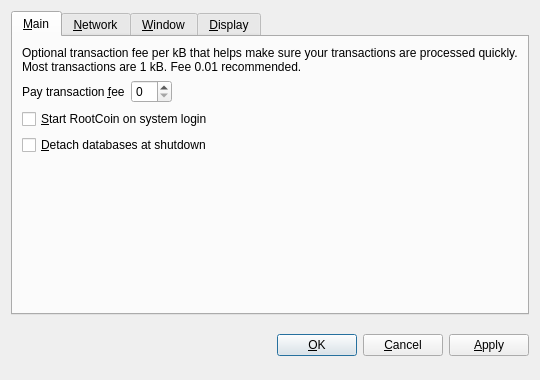
<?xml version="1.0" encoding="UTF-8"?>
<ui version="4.0">
 <class>OptionsDialog</class>
 <widget class="QDialog" name="OptionsDialog">
  <property name="geometry">
   <rect>
    <x>0</x>
    <y>0</y>
    <width>540</width>
    <height>380</height>
   </rect>
  </property>
  <property name="windowTitle">
   <string>Options</string>
  </property>
  <property name="modal">
   <bool>true</bool>
  </property>
  <layout class="QVBoxLayout" name="verticalLayout">
   <item>
    <widget class="QTabWidget" name="tabWidget">
     <property name="tabPosition">
      <enum>QTabWidget::North</enum>
     </property>
     <property name="currentIndex">
      <number>0</number>
     </property>
     <widget class="QWidget" name="tabMain">
      <attribute name="title">
       <string>&amp;Main</string>
      </attribute>
      <layout class="QVBoxLayout" name="verticalLayout_Main">
       <item>
        <widget class="QLabel" name="transactionFeeInfoLabel">
         <property name="text">
          <string>Optional transaction fee per kB that helps make sure your transactions are processed quickly. Most transactions are 1 kB. Fee 0.01 recommended.</string>
         </property>
         <property name="textFormat">
          <enum>Qt::PlainText</enum>
         </property>
         <property name="wordWrap">
          <bool>true</bool>
         </property>
        </widget>
       </item>
       <item>
        <layout class="QHBoxLayout" name="horizontalLayout_Main">
         <item>
          <widget class="QLabel" name="transactionFeeLabel">
           <property name="text">
            <string>Pay transaction &amp;fee</string>
           </property>
           <property name="textFormat">
            <enum>Qt::PlainText</enum>
           </property>
           <property name="buddy">
            <cstring>transactionFee</cstring>
           </property>
          </widget>
         </item>
         <item>
          <widget class="BitcoinAmountField" name="transactionFee"/>
         </item>
         <item>
          <spacer name="horizontalSpacer_Main">
           <property name="orientation">
            <enum>Qt::Horizontal</enum>
           </property>
           <property name="sizeHint" stdset="0">
            <size>
             <width>40</width>
             <height>20</height>
            </size>
           </property>
          </spacer>
         </item>
        </layout>
       </item>
       <item>
        <widget class="QCheckBox" name="bitcoinAtStartup">
         <property name="toolTip">
          <string>Automatically start RootCoin after logging in to the system.</string>
         </property>
         <property name="text">
          <string>&amp;Start RootCoin on system login</string>
         </property>
        </widget>
       </item>
       <item>
        <widget class="QCheckBox" name="detachDatabases">
         <property name="toolTip">
          <string>Detach block and address databases at shutdown. This means they can be moved to another data directory, but it slows down shutdown. The wallet is always detached.</string>
         </property>
         <property name="text">
          <string>&amp;Detach databases at shutdown</string>
         </property>
        </widget>
       </item>
       <item>
        <spacer name="verticalSpacer_Main">
         <property name="orientation">
          <enum>Qt::Vertical</enum>
         </property>
         <property name="sizeHint" stdset="0">
          <size>
           <width>20</width>
           <height>40</height>
          </size>
         </property>
        </spacer>
       </item>
      </layout>
     </widget>
     <widget class="QWidget" name="tabNetwork">
      <attribute name="title">
       <string>&amp;Network</string>
      </attribute>
      <layout class="QVBoxLayout" name="verticalLayout_Network">
       <item>
        <widget class="QCheckBox" name="mapPortUpnp">
         <property name="toolTip">
          <string>Automatically open the RootCoin client port on the router. This only works when your router supports UPnP and it is enabled.</string>
         </property>
         <property name="text">
          <string>Map port using &amp;UPnP</string>
         </property>
        </widget>
       </item>
       <item>
        <widget class="QCheckBox" name="connectSocks">
         <property name="toolTip">
          <string>Connect to the RootCoin network through a SOCKS proxy (e.g. when connecting through Tor).</string>
         </property>
         <property name="text">
          <string>&amp;Connect through SOCKS proxy:</string>
         </property>
        </widget>
       </item>
       <item>
        <layout class="QHBoxLayout" name="horizontalLayout_Network">
         <item>
          <widget class="QLabel" name="proxyIpLabel">
           <property name="text">
            <string>Proxy &amp;IP:</string>
           </property>
           <property name="textFormat">
            <enum>Qt::PlainText</enum>
           </property>
           <property name="buddy">
            <cstring>proxyIp</cstring>
           </property>
          </widget>
         </item>
         <item>
          <widget class="QValidatedLineEdit" name="proxyIp">
           <property name="maximumSize">
            <size>
             <width>140</width>
             <height>16777215</height>
            </size>
           </property>
           <property name="toolTip">
            <string>IP address of the proxy (e.g. 127.0.0.1)</string>
           </property>
          </widget>
         </item>
         <item>
          <widget class="QLabel" name="proxyPortLabel">
           <property name="text">
            <string>&amp;Port:</string>
           </property>
           <property name="textFormat">
            <enum>Qt::PlainText</enum>
           </property>
           <property name="buddy">
            <cstring>proxyPort</cstring>
           </property>
          </widget>
         </item>
         <item>
          <widget class="QLineEdit" name="proxyPort">
           <property name="maximumSize">
            <size>
             <width>55</width>
             <height>16777215</height>
            </size>
           </property>
           <property name="toolTip">
            <string>Port of the proxy (e.g. 9050)</string>
           </property>
          </widget>
         </item>
         <item>
          <widget class="QLabel" name="socksVersionLabel">
           <property name="text">
            <string>SOCKS &amp;Version:</string>
           </property>
           <property name="textFormat">
            <enum>Qt::PlainText</enum>
           </property>
           <property name="buddy">
            <cstring>socksVersion</cstring>
           </property>
          </widget>
         </item>
         <item>
          <widget class="QValueComboBox" name="socksVersion">
           <property name="toolTip">
            <string>SOCKS version of the proxy (e.g. 5)</string>
           </property>
          </widget>
         </item>
         <item>
          <spacer name="horizontalSpacer_Network">
           <property name="orientation">
            <enum>Qt::Horizontal</enum>
           </property>
           <property name="sizeHint" stdset="0">
            <size>
             <width>40</width>
             <height>20</height>
            </size>
           </property>
          </spacer>
         </item>
        </layout>
       </item>
       <item>
        <spacer name="verticalSpacer_Network">
         <property name="orientation">
          <enum>Qt::Vertical</enum>
         </property>
         <property name="sizeHint" stdset="0">
          <size>
           <width>20</width>
           <height>40</height>
          </size>
         </property>
        </spacer>
       </item>
      </layout>
     </widget>
     <widget class="QWidget" name="tabWindow">
      <attribute name="title">
       <string>&amp;Window</string>
      </attribute>
      <layout class="QVBoxLayout" name="verticalLayout_Window">
       <item>
        <widget class="QCheckBox" name="minimizeToTray">
         <property name="toolTip">
          <string>Show only a tray icon after minimizing the window.</string>
         </property>
         <property name="text">
          <string>&amp;Minimize to the tray instead of the taskbar</string>
         </property>
        </widget>
       </item>
       <item>
        <widget class="QCheckBox" name="minimizeOnClose">
         <property name="toolTip">
          <string>Minimize instead of exit the application when the window is closed. When this option is enabled, the application will be closed only after selecting Quit in the menu.</string>
         </property>
         <property name="text">
          <string>M&amp;inimize on close</string>
         </property>
        </widget>
       </item>
       <item>
        <spacer name="verticalSpacer_Window">
         <property name="orientation">
          <enum>Qt::Vertical</enum>
         </property>
         <property name="sizeHint" stdset="0">
          <size>
           <width>20</width>
           <height>40</height>
          </size>
         </property>
        </spacer>
       </item>
      </layout>
     </widget>
     <widget class="QWidget" name="tabDisplay">
      <attribute name="title">
       <string>&amp;Display</string>
      </attribute>
      <layout class="QVBoxLayout" name="verticalLayout_Display">
       <item>
        <layout class="QHBoxLayout" name="horizontalLayout_1_Display">
         <item>
          <widget class="QLabel" name="langLabel">
           <property name="text">
            <string>User Interface &amp;language:</string>
           </property>
           <property name="textFormat">
            <enum>Qt::PlainText</enum>
           </property>
           <property name="buddy">
            <cstring>lang</cstring>
           </property>
          </widget>
         </item>
         <item>
          <widget class="QValueComboBox" name="lang">
           <property name="toolTip">
            <string>The user interface language can be set here. This setting will take effect after restarting RootCoin.</string>
           </property>
          </widget>
         </item>
        </layout>
       </item>
       <item>
        <layout class="QHBoxLayout" name="horizontalLayout_2_Display">
         <item>
          <widget class="QLabel" name="unitLabel">
           <property name="text">
            <string>&amp;Unit to show amounts in:</string>
           </property>
           <property name="textFormat">
            <enum>Qt::PlainText</enum>
           </property>
           <property name="buddy">
            <cstring>unit</cstring>
           </property>
          </widget>
         </item>
         <item>
          <widget class="QValueComboBox" name="unit">
           <property name="toolTip">
            <string>Choose the default subdivision unit to show in the interface and when sending coins.</string>
           </property>
          </widget>
         </item>
        </layout>
       </item>
       <item>
        <widget class="QCheckBox" name="displayAddresses">
         <property name="toolTip">
          <string>Whether to show RootCoin addresses in the transaction list or not.</string>
         </property>
         <property name="text">
          <string>&amp;Display addresses in transaction list</string>
         </property>
        </widget>
       </item>
       <item>
        <widget class="QCheckBox" name="coinControlFeatures">
         <property name="toolTip">
          <string>Whether to show coin control features or not.</string>
         </property>
         <property name="text">
          <string>Display coin &amp;control features (experts only!)</string>
         </property>
        </widget>
       </item>
       <item>
        <spacer name="verticalSpacer_Display">
         <property name="orientation">
          <enum>Qt::Vertical</enum>
         </property>
         <property name="sizeHint" stdset="0">
          <size>
           <width>20</width>
           <height>40</height>
          </size>
         </property>
        </spacer>
       </item>
      </layout>
     </widget>
    </widget>
   </item>
   <item>
    <layout class="QHBoxLayout" name="horizontalLayout_Buttons">
     <item>
      <spacer name="horizontalSpacer_1">
       <property name="orientation">
        <enum>Qt::Horizontal</enum>
       </property>
       <property name="sizeHint" stdset="0">
        <size>
         <width>40</width>
         <height>48</height>
        </size>
       </property>
      </spacer>
     </item>
     <item>
      <widget class="QLabel" name="statusLabel">
       <property name="font">
        <font>
         <weight>75</weight>
         <bold>true</bold>
        </font>
       </property>
       <property name="text">
        <string/>
       </property>
       <property name="textFormat">
        <enum>Qt::PlainText</enum>
       </property>
       <property name="wordWrap">
        <bool>true</bool>
       </property>
      </widget>
     </item>
     <item>
      <spacer name="horizontalSpacer_2">
       <property name="orientation">
        <enum>Qt::Horizontal</enum>
       </property>
       <property name="sizeHint" stdset="0">
        <size>
         <width>40</width>
         <height>48</height>
        </size>
       </property>
      </spacer>
     </item>
     <item>
      <widget class="QPushButton" name="okButton">
       <property name="text">
        <string>&amp;OK</string>
       </property>
      </widget>
     </item>
     <item>
      <widget class="QPushButton" name="cancelButton">
       <property name="text">
        <string>&amp;Cancel</string>
       </property>
       <property name="autoDefault">
        <bool>false</bool>
       </property>
      </widget>
     </item>
     <item>
      <widget class="QPushButton" name="applyButton">
       <property name="text">
        <string>&amp;Apply</string>
       </property>
       <property name="autoDefault">
        <bool>false</bool>
       </property>
      </widget>
     </item>
    </layout>
   </item>
  </layout>
 </widget>
 <customwidgets>
  <customwidget>
   <class>BitcoinAmountField</class>
   <extends>QSpinBox</extends>
   <header>bitcoinamountfield.h</header>
  </customwidget>
  <customwidget>
   <class>QValueComboBox</class>
   <extends>QComboBox</extends>
   <header>qvaluecombobox.h</header>
  </customwidget>
  <customwidget>
   <class>QValidatedLineEdit</class>
   <extends>QLineEdit</extends>
   <header>qvalidatedlineedit.h</header>
  </customwidget>
 </customwidgets>
 <resources/>
 <connections/>
</ui>
